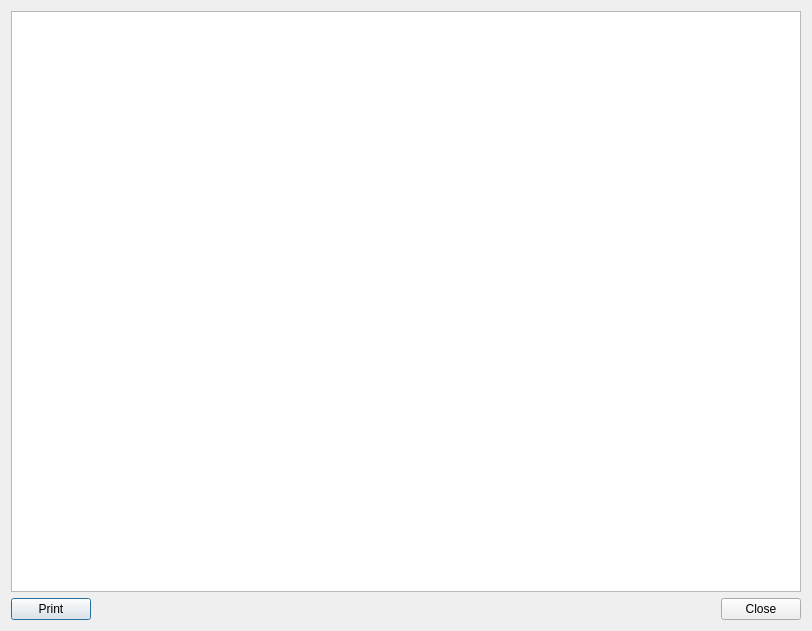
<?xml version="1.0" encoding="UTF-8"?>
<ui version="4.0">
 <class>InvoicePrintDialog</class>
 <widget class="QDialog" name="InvoicePrintDialog">
  <property name="geometry">
   <rect>
    <x>0</x>
    <y>0</y>
    <width>812</width>
    <height>631</height>
   </rect>
  </property>
  <property name="windowTitle">
   <string>Dialog</string>
  </property>
  <layout class="QHBoxLayout" name="horizontalLayout_2">
   <item>
    <layout class="QVBoxLayout" name="verticalLayout">
     <item>
      <widget class="QTextEdit" name="invoiceEdit"/>
     </item>
     <item>
      <layout class="QHBoxLayout" name="horizontalLayout">
       <item>
        <widget class="QPushButton" name="printButton">
         <property name="text">
          <string>Print</string>
         </property>
        </widget>
       </item>
       <item>
        <widget class="QDialogButtonBox" name="buttonBox">
         <property name="orientation">
          <enum>Qt::Horizontal</enum>
         </property>
         <property name="standardButtons">
          <set>QDialogButtonBox::Close</set>
         </property>
        </widget>
       </item>
      </layout>
     </item>
    </layout>
   </item>
  </layout>
 </widget>
 <resources/>
 <connections>
  <connection>
   <sender>buttonBox</sender>
   <signal>accepted()</signal>
   <receiver>InvoicePrintDialog</receiver>
   <slot>accept()</slot>
   <hints>
    <hint type="sourcelabel">
     <x>248</x>
     <y>254</y>
    </hint>
    <hint type="destinationlabel">
     <x>157</x>
     <y>274</y>
    </hint>
   </hints>
  </connection>
  <connection>
   <sender>buttonBox</sender>
   <signal>rejected()</signal>
   <receiver>InvoicePrintDialog</receiver>
   <slot>reject()</slot>
   <hints>
    <hint type="sourcelabel">
     <x>316</x>
     <y>260</y>
    </hint>
    <hint type="destinationlabel">
     <x>286</x>
     <y>274</y>
    </hint>
   </hints>
  </connection>
 </connections>
</ui>
